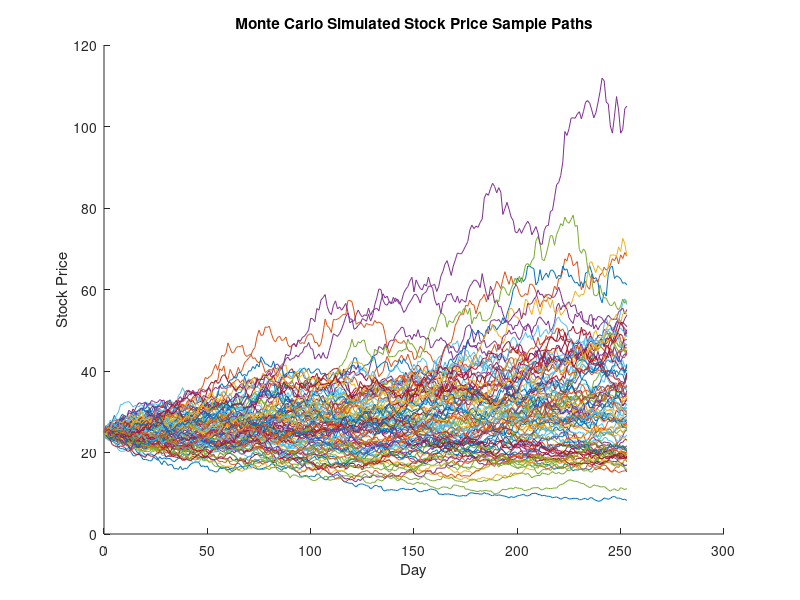
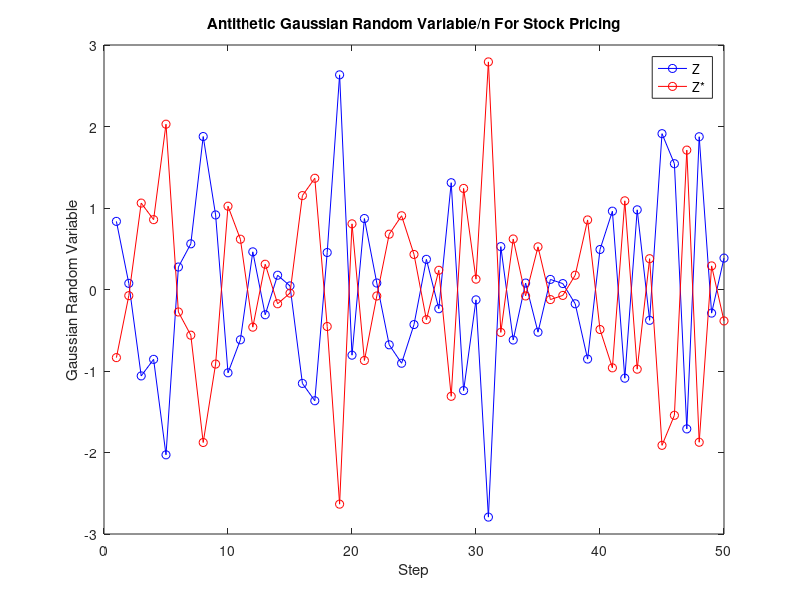
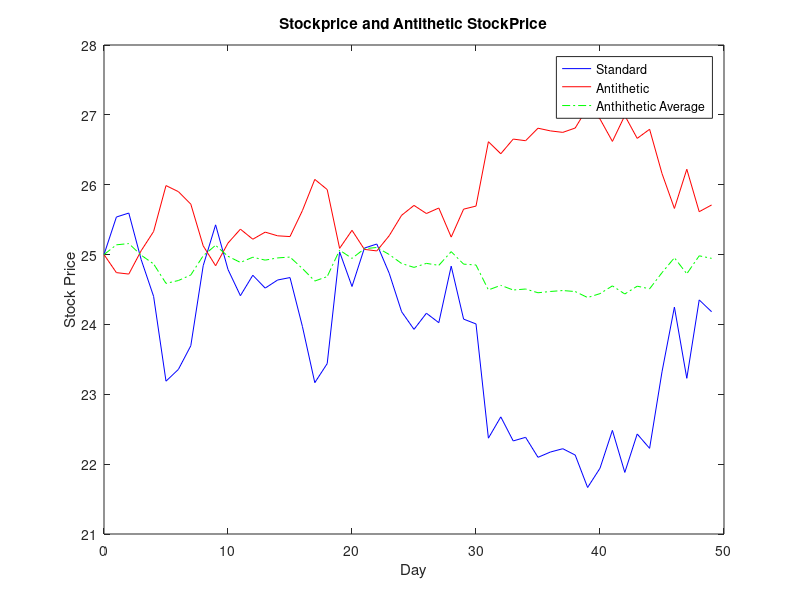

These charts were generated, in order, by the following MATLAB code: (Note: this script raises an error after producing the figures.)
%MonteCarloMean(S0,K,r,vol,n,m);
clear all: 
clf(figure(1));
clf(figure(2));
clf(figure(3));


%Assigning Variable values
[S0,K,r,vol,n,m] = deal(25,20,0.05,0.2,253,100);

%T is time to maturity in terms of financial years
%n is the number of fincical days (253 in a year)
%m the number of path iterations
         T = n/253;
         dt = T/n; % discretising time steps
         
         %Setting up arrays to hold values
         
         %size n as number of steps in one path equal to days
         ZeroArr = zeros(1,n); 
         OnesArr = ones(1,n);
         NanArr = nan(1,n);
         
         %Array to hold CMC = call option Monte Carlo
         PriceCMC = nan(1,m);%size m as m paths
         
         %Covariance arrays
         covZ = nan(1,m); 
         covST = nan(1,m);

                for j =1:m % running multiple simulations (paths)
                    
                    %Generating array of z values
                     Z = normrnd(ZeroArr,OnesArr);
                     ZNeg = (-1).*(Z);
                     Stockprices = NanArr;
                     Stockprices(1) = S0; %intialising first asset price
                    
                     StockpricesNeg = Stockprices;
                     StockpricesAv = Stockprices;
                     timestep = ZeroArr;
                     timestep(1) = 0; %matlab arrays start at 1
                     St=S0;
                     StNeg = S0;
                
                     sig = 0.5*(vol^2); %this is a cosnatnt used in the equations
                     
                    
                    for i = 1:n %runnning loop for one stock path
                                              
                        
                        
                        %Z(i)=normrnd(0,1);
                        
                        
                        St = St*(1+r*dt+vol*sqrt(dt)*Z(i));
                        %St is the discrete form approximation of asset price

                        %Splitting equation up to increase computational
                        %efficency 
                        Stbexpo0 = vol*sqrt(dt);
                        Stbexpo1 = Stbexpo0*Z(i);
                        
                        %Antithetic components
                        Stbexpo1Neg = Stbexpo0*ZNeg(i);
                        Stbexpo2 = ((r-sig)*dt);
                                                
                        StNeg = StNeg * exp(Stbexpo1Neg+Stbexpo2); %the stock price if random number was negative
                        St = St * exp(Stbexpo1+Stbexpo2);
                        Stockprices(i+1)=St; %saving stock rpice to array for next loop
                        StockpricesNeg(i+1) = StNeg; %negative for arithmetic var reduction technique

                        StockpricesAv(i+1) = (Stockprices(i+1) + StockpricesNeg(i+1))/2;
                        timestep(i+1)=i;
                        
                        
                        if i == n
                            
                            
                            CMC = exp(-r*T)*max([St-K,0.]);%exponential factor is the discount factor
                           %European Call Option Price
                            
                           %Calculating Covariance using MATLAB Functions
                           %This process is coded independantly in the
                           %Control_Variate Function, but it is a basic
                           %function
                            covSTtemp = cov(Stockprices,StockpricesNeg);
                            covST(j) = covSTtemp(1,2);
                        end
                        %above tells the MC call option pay off at
                        %every step

%                         MOVIE comment in and out for debugging 
                        
%                         figure(1)
%                         hold on;
%                         plot (timestep, Stockprices,'color',CP(j,:));
%                         title ("Animated: Stock price per day");
%                         xlabel("Day");
%                         ylabel("Stock Price");

                    
                    end
                
                PriceCMC(j) = CMC; %creating array of the call option payoffs at maturity (ie end)     

                    figure(1)
                        hold all;
                        plot (timestep, Stockprices);
                        title ("Monte Carlo Simulated Stock Price Sample Paths");
                        xlabel("Day");
                        ylabel("Stock Price");
                        
                
                 
                end   %end of monte carlo
        CMC_Mean = mean(PriceCMC);
        MaturityCMCArray = PriceCMC; 
        
              

                     figure(2)
                        plot (timestep(1,2:51), Z(1,1:50),'-ob',timestep(1,2:51), ZNeg(1,1:50),'-or')
                        title ("Antithetic Gaussian Random Variable/n For Stock Pricing");
                        xlabel("Step");
                        ylabel("Gaussian Random Variable");
                        legend('Z','Z*')
                        
                                     figure(3)
                        
                        plot (timestep(1,1:50), Stockprices(1,1:50),'b',timestep(1,1:50), StockpricesNeg(1,1:50),'r',timestep(1,1:50), StockpricesAv(1,1:50),'-.g')
                        title ("Stockprice and Antithetic StockPrice");
                        xlabel("Day");
                        ylabel("Stock Price");
                        legend('Standard','Antithetic','Anthithetic Average')
                        
                        
                        
                covCMCtemp = cov(PriceCMC,PriceCMCNeg);
                covCMC = covCMCtemp(1,2);
                        
               %Covaraiance used to asses code     